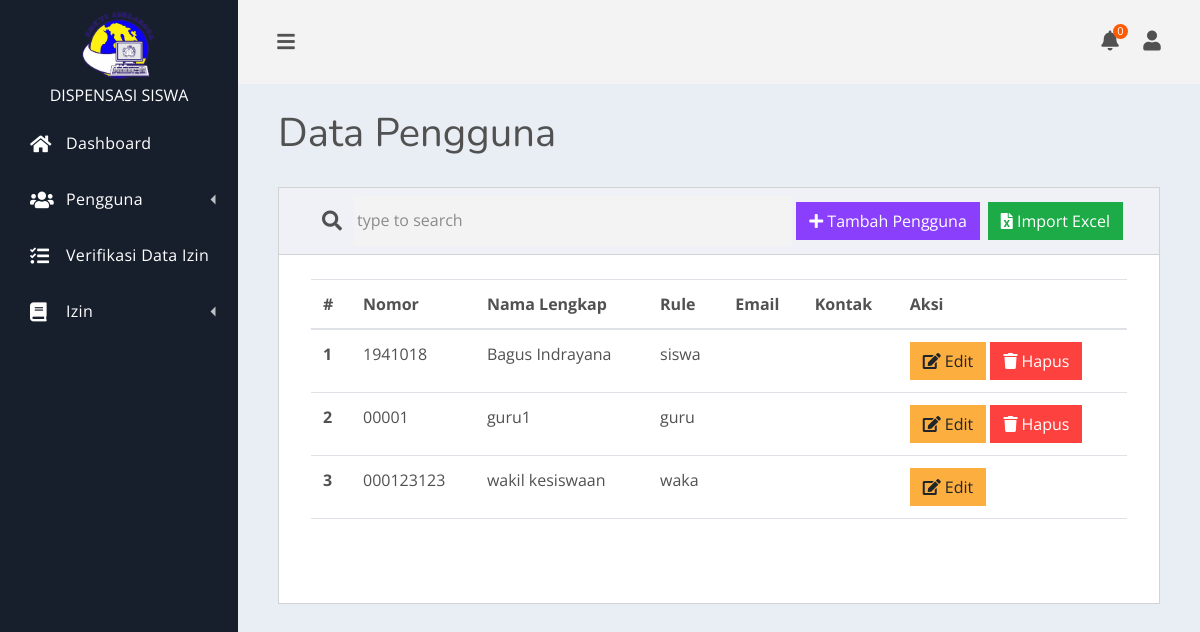
The page /pages/pengguna/index.php (signed in) on the database as committed earlier.
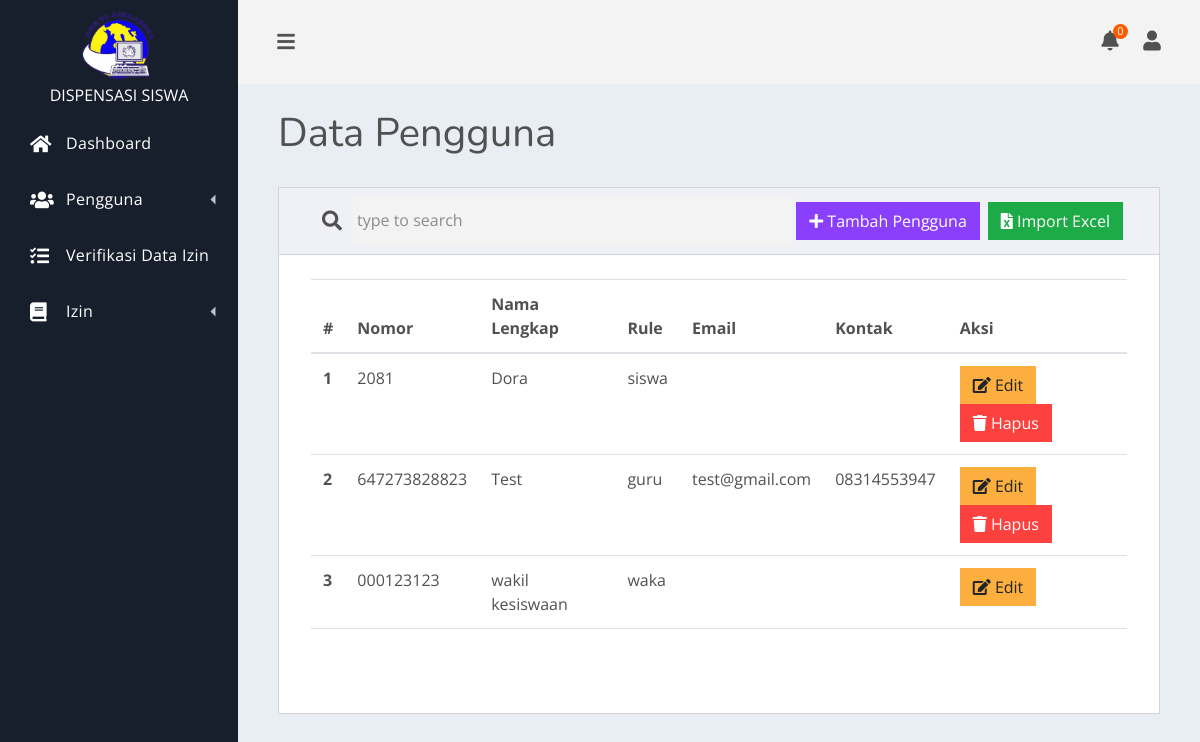
The same page on the database as committed later.
### tables this page shows
CREATE TABLE IF NOT EXISTS `pengguna` (
  `id` int(10) unsigned NOT NULL AUTO_INCREMENT,
  `username` varchar(100) NOT NULL,
  `password` varchar(100) NOT NULL,
  `nomor` varchar(100) NOT NULL,
  `nama_lengkap` varchar(150) NOT NULL,
  `jenis_kelamin` enum('L','P') NOT NULL DEFAULT 'L',
  `foto_profil` varchar(150) DEFAULT NULL,
  `email` varchar(150) DEFAULT NULL,
  `kontak` varchar(150) DEFAULT NULL,
  `rule` enum('waka','guru','siswa') NOT NULL DEFAULT 'waka',
  PRIMARY KEY (`id`),
  UNIQUE KEY `Index 2` (`username`)
);

### config/application.php (called while the page is built, shortened)
<?php
$app_name = "DISPENSASI SISWA";
$dev = "development";
$app_url = null;
$logo_url = "/assets/img/logo-smk-ti-airlangga.png";
function base_url(){
    global $dev;
    if(isset($_SERVER['HTTPS'])){
        $protocol = ($_SERVER['HTTPS'] && $_SERVER['HTTPS'] != "off") ? "https" : "http";
    } else if($dev != "local"){
        $protocol = 'https';
    }
    else{
        $protocol = 'http';
    }
    return $protocol . "://" . $_SERVER['HTTP_HOST'];
}

### library/cek_session.php (called while the page is built, shortened)
<?php
require_once __DIR__."/../config/database.php";
$user = $_SESSION['user'];
$sql = "SELECT * FROM pengguna WHERE id = :id AND username = :username";
$stmt = $conn->prepare($sql);
$stmt->bindParam(':id', $user['id']);
$stmt->bindParam(':username', $user['username']);
$stmt->execute();
$user = $stmt->fetch(PDO::FETCH_ASSOC);

### actions/_models/Izin.php (called while the page is built, shortened)
<?php
class Izin {
    private $conn;
    public function __construct() {
        $this->conn = $GLOBALS['conn'];
    }
    public function rawQuery($sql) {
        $stmt = $this->conn->prepare($sql);
        $stmt->execute();
        return $stmt;
    }
}

### actions/_models/Pengguna.php (called while the page is built, shortened)
<?php
class Pengguna {
    private $tableName = "pengguna";
    private $conn;
    public function __construct() {
        $this->conn = $GLOBALS['conn'];
    }
    function paginationAndSearch($row_per_page,$search_keyword) {
        $sql = "SELECT * FROM $this->tableName WHERE nama_lengkap LIKE :keyword OR email LIKE :keyword OR kontak LIKE :keyword ORDER BY id DESC ";
        $start=0;
        $limit=" limit " . $start . "," . $row_per_page;
        $pagination_statement = $this->conn->prepare($sql);
        $pagination_statement->bindValue(':keyword', '%' . $search_keyword . '%', PDO::PARAM_STR);
        $pagination_statement->execute();
        $row_count = $pagination_statement->rowCount();
        if(!empty($row_count)){
            $page_count=ceil($row_count/$row_per_page);
        }
        $query = $sql.$limit;
        $pdo_statement = $this->conn->prepare($query);
        $pdo_statement->bindValue(':keyword', '%' . $search_keyword . '%', PDO::PARAM_STR);
        $pdo_statement->execute();
        $result = $pdo_statement->fetchAll();
        return $result;
    }
}

### pages/pengguna/index.php (the view, shortened to what this page needs)
<?php
include_once __DIR__ . "/../../config/database.php";
include_once __DIR__ . "/../../library/cek_session.php";
include_once __DIR__ . "/../../pages/_partials/top.php";
include_once __DIR__ . "/../../actions/_models/Pengguna.php";
$model = new Pengguna();
$penggunas = $model->paginationAndSearch(10, $_GET['search'] ?? '');
?>
<div class="container-fluid">
    <h1 class="dash-title">Data Pengguna</h1>
    <div class="row">
        <div class="col-md-12">
            <div class="card spur-card">
                <div class="card-header">
                    <form class="searchbox" action="#!">
                        <button type="submit" class="searchbox-submit"> <i class="fas fa-search"></i> </button>
                        <input type="text" name="search" class="searchbox-input" placeholder="type to search"
                            value="<?= $_GET['search'] ?? '' ?>">
                    </form>
                    <a href="<?= base_url() . '/pages/pengguna/tambah.php' ?>" class="btn btn-info m-1"><i
                            class="fas fa-plus"></i> Tambah Pengguna</a>
                            <a href="<?= base_url() . '/pages/pengguna/import.php' ?>" class="btn btn-success m-1"><i
                            class="fas fa-file-excel"></i> Import Excel</a>
                </div>
                <div class="card-body table-responsive">
                    <table class="table">
                        <thead>
                            <tr>
                                <th scope="col">#</th>
                                <th scope="col">Nomor</th>
                                <th scope="col">Nama Lengkap</th>
                                <th scope="col">Rule</th>
                                <th scope="col">Email</th>
                                <th scope="col">Kontak</th>
                                <th scope="col">Aksi</th>
                            </tr>
                        </thead>
                        <tbody>
                            <?php
                            $no = (int)(($_GET['page']??1)-1)*10;
                            foreach ($penggunas as $pengguna) {
                                ?>
                                <tr>
                                    <th scope="row">
                                        <?= $no += 1 ?>
                                    </th>
                                    <td>
                                        <?= $pengguna['nomor'] ?>
                                    </td>
                                    <td>
                                        <?= $pengguna['nama_lengkap'] ?>
                                    </td>
                                    <td>
                                        <?= $pengguna['rule'] ?>
                                    </td>
                                    <td>
                                        <?= $pengguna['email'] ?>
                                    </td>
                                    <td>
                                        <?= $pengguna['kontak'] ?>
                                    </td>
                                    <td>
                                        <a href="<?= base_url() . '/pages/pengguna/edit.php?id=' . $pengguna['id'] ?>"
                                            class="btn btn-warning"><i class="fas fa-edit"></i> Edit</a>
                                        <?php if ($pengguna['id'] != $user['id']): ?>
                                            <a href="#" onclick="confirmDelete('delete-<?= $pengguna['id'] ?>')"
                                                class="btn btn-danger"><i class="fas fa-trash"></i> Hapus</a>
                                        <?php endif; ?>
                                    </td>
                                </tr>
                                <?php
                            }
                            ?>
                        </tbody>
                        <tfoot>
                            <tr>
                                <td colspan="7">
                                </td>
                            </tr>
                        </tfoot>
                    </table>
                </div>
            </div>
        </div>
    </div>
</div>
<?php
include_once __DIR__ . "/../../pages/_partials/bottom.php";
?>

### pages/_partials/top.php (shortened to what this page needs)
<?php
include_once __DIR__."/../../config/application.php";
?>
<!doctype html>
<html lang="en">
<head>
    <?php include_once __DIR__."/../../assets/styles.php"; ?>
</head>
<body>
    <div class="dash">
        <?php include_once __DIR__."/../../pages/_partials/sidebar.php"; ?>
        <div class="dash-app">
            <?php include_once __DIR__."/../../pages/_partials/header.php"; ?>
            <main class="dash-content">

### assets/styles.php (shortened to what this page needs)
<link rel="stylesheet" href="https://use.fontawesome.com/releases/v5.4.1/css/all.css">
<link rel="stylesheet" href="<?=base_url()?>/assets/css/spur.css">

### pages/_partials/sidebar.php (shortened to what this page needs)
<div class="dash-nav dash-nav-dark">
    <header>
        <a href="<?=base_url()?>/" class="text-center">
            <img src="<?= $logo_url ?>" alt="Logo Sekolah" style="width:75px;">
            <br>
            <?= @$app_name ?>
        </a>
    </header>
    <nav class="dash-nav-list">
        <a href="<?=base_url()?>/" class="dash-nav-item">
            <i class="fas fa-home"></i> Dashboard </a>
        <?php if ($user['rule'] == "waka"): ?>
            <div class="dash-nav-dropdown">
                <a href="#!" class="dash-nav-item dash-nav-dropdown-toggle">
                    <i class="fas fa-users"></i> Pengguna </a>
            </div>
        <?php endif ?>
        <?php if ($user['rule'] == "waka"): ?>
            <a href="<?=base_url()?>/pages/izin/verifikasi.php" class="dash-nav-item">
                <i class="fas fa-tasks"></i> Verifikasi Data Izin </a>
        <?php endif ?>
        <div class="dash-nav-dropdown">
            <a href="#!" class="dash-nav-item dash-nav-dropdown-toggle">
                <i class="fas fa-book"></i> Izin </a>
        </div>
    </nav>
</div>

### pages/_partials/header.php (shortened to what this page needs)
<?php
include_once __DIR__ . "/../../actions/_models/Izin.php";
$_model = new Izin();
$_query = "SELECT izin.*,siswa.nama_lengkap as nama_siswa,guru.nama_lengkap as nama_guru FROM izin
INNER JOIN pengguna as siswa ON siswa.id = izin.siswa_id
INNER JOIN pengguna as guru ON guru.id = izin.guru_id WHERE izin.status = 'pending' ORDER BY izin.id DESC ";
$notifIzins = $_model->rawQuery($_query)->fetchAll();
?>
<header class="dash-toolbar">
    <a href="#!" class="menu-toggle">
        <i class="fas fa-bars"></i>
    </a>
    <div class="tools">
        <?php if ($user['rule'] == "waka" || $user['rule'] == "guru") { ?>
            <div class="dropdown tools-item">
                <a href="#" class="" id="notifikasiIzin" data-toggle="dropdown" aria-haspopup="true" aria-expanded="false">
                    <i class="fas fa-bell"></i>
                    <i class="tools-item-count">
                        <?= count($notifIzins) ?>
                    </i>
                </a>
            </div>
        <?php } ?>
        <div class="dropdown tools-item">
            <a href="#" class="" id="dropdownMenu1" data-toggle="dropdown" aria-haspopup="true" aria-expanded="false">
                <i class="fas fa-user"></i>
            </a>
        </div>
    </div>
</header>

### pages/_partials/bottom.php (shortened to what this page needs)
</main>
</div>
</div>
</body>
</html>

Rows that differ between the two databases and show on the page:
removed pengguna: no "1", nomor "1941018", nama_lengkap "Bagus Indrayana", rule "siswa"
removed pengguna: no "2", nomor "00001", nama_lengkap "guru1", rule "guru"
added pengguna: no "1", nomor "2081", nama_lengkap "Dora", rule "siswa"
added pengguna: no "2", nomor "647273828823", nama_lengkap "Test", rule "guru", email "test@gmail.com", kontak "08314553947"
